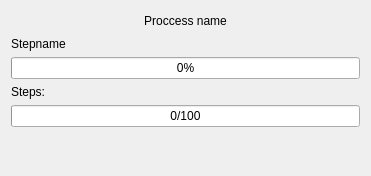
<?xml version="1.0" encoding="UTF-8"?>
<ui version="4.0">
 <class>Dialog</class>
 <widget class="QDialog" name="Dialog">
  <property name="windowModality">
   <enum>Qt::WindowModal</enum>
  </property>
  <property name="geometry">
   <rect>
    <x>0</x>
    <y>0</y>
    <width>371</width>
    <height>176</height>
   </rect>
  </property>
  <property name="windowTitle">
   <string>Dialog</string>
  </property>
  <layout class="QGridLayout" name="gridLayout">
   <item row="0" column="1">
    <widget class="QLabel" name="process_label">
     <property name="minimumSize">
      <size>
       <width>0</width>
       <height>20</height>
      </size>
     </property>
     <property name="text">
      <string>Proccess name</string>
     </property>
     <property name="textFormat">
      <enum>Qt::AutoText</enum>
     </property>
     <property name="scaledContents">
      <bool>true</bool>
     </property>
     <property name="alignment">
      <set>Qt::AlignCenter</set>
     </property>
    </widget>
   </item>
   <item row="3" column="1">
    <widget class="QLabel" name="label_2">
     <property name="text">
      <string>Steps:</string>
     </property>
    </widget>
   </item>
   <item row="5" column="1">
    <spacer name="verticalSpacer">
     <property name="orientation">
      <enum>Qt::Vertical</enum>
     </property>
     <property name="sizeHint" stdset="0">
      <size>
       <width>20</width>
       <height>40</height>
      </size>
     </property>
    </spacer>
   </item>
   <item row="2" column="1">
    <widget class="QProgressBar" name="progressBar">
     <property name="value">
      <number>0</number>
     </property>
     <property name="textVisible">
      <bool>true</bool>
     </property>
     <property name="format">
      <string>%p%</string>
     </property>
    </widget>
   </item>
   <item row="1" column="1">
    <widget class="QLabel" name="step_label">
     <property name="text">
      <string>Stepname</string>
     </property>
    </widget>
   </item>
   <item row="4" column="1">
    <widget class="QProgressBar" name="progressBar_2">
     <property name="minimum">
      <number>0</number>
     </property>
     <property name="maximum">
      <number>100</number>
     </property>
     <property name="value">
      <number>0</number>
     </property>
     <property name="format">
      <string>%v/%m</string>
     </property>
    </widget>
   </item>
  </layout>
 </widget>
 <resources/>
 <connections/>
</ui>
